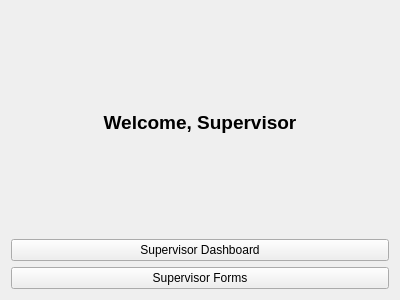
<?xml version="1.0" encoding="UTF-8"?>
<ui version="4.0">
 <class>SupervisorChoiceWindow</class>
 <widget class="QWidget" name="SupervisorChoiceWindow">
  <property name="geometry">
   <rect>
    <x>0</x>
    <y>0</y>
    <width>400</width>
    <height>300</height>
   </rect>
  </property>
  <property name="windowTitle">
   <string>Supervisor Options</string>
  </property>
  <layout class="QVBoxLayout" name="verticalLayout">
   <item>
    <widget class="QLabel" name="labelTitle">
     <property name="font">
      <font>
       <pointsize>14</pointsize>
       <bold>true</bold>
      </font>
     </property>
     <property name="text">
      <string>Welcome, Supervisor</string>
     </property>
     <property name="alignment">
      <set>Qt::AlignmentFlag::AlignCenter</set>
     </property>
    </widget>
   </item>
   <item>
    <widget class="QPushButton" name="dashboardButton">
     <property name="text">
      <string>Supervisor Dashboard</string>
     </property>
    </widget>
   </item>
   <item>
    <widget class="QPushButton" name="formsButton">
     <property name="text">
      <string>Supervisor Forms</string>
     </property>
    </widget>
   </item>
  </layout>
 </widget>
 <resources/>
 <connections/>
</ui>
